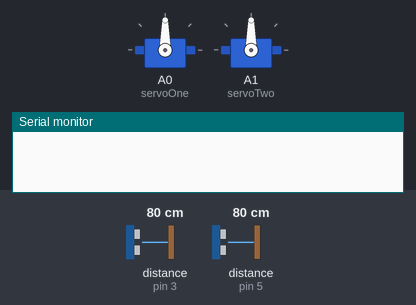
This sketch was run on a simulated Arduino Uno, built with avr-gcc and run on an emulated ATmega328P. Parts: 2 × servo, the last lines printed to the serial monitor. Wiring (inferred from the names in the program): 2 × ultrasonic range finder: trigger pin 2, echo pin 3 / trigger pin 4, echo pin 5. The inputs (shaded band) are chosen by the test bench; at power-on: distance to the obstacle (sensors on pin 3, pin 5) 80 cm. The echo pulse lasts 58.3 µs per cm.

Above: at 1.7 s.
1.8 s: distance to the obstacle (sensor on pin 3) set to 2 cm
4.7 s: distance to the obstacle (sensor on pin 5) set to 9 cm
At 7.1 s:
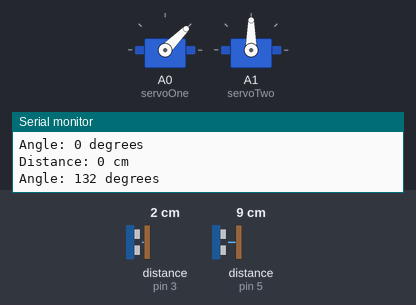
7.4 s: distance to the obstacle (sensor on pin 3) set to 9 cm
At 9.1 s:
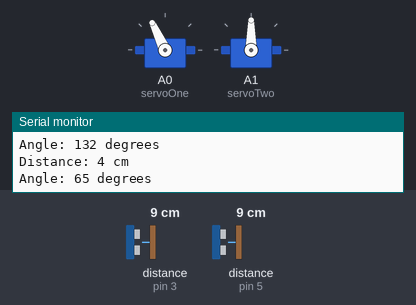
10.0 s: distance to the obstacle (sensor on pin 5) set to 4 cm
At 12.3 s:
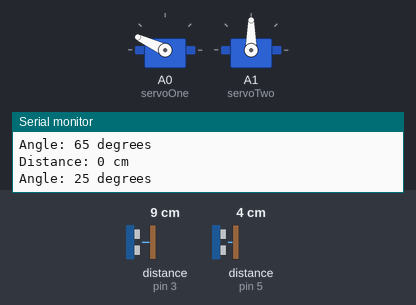
12.7 s: distance to the obstacle (sensor on pin 5) set to 13 cm
At 14.4 s:
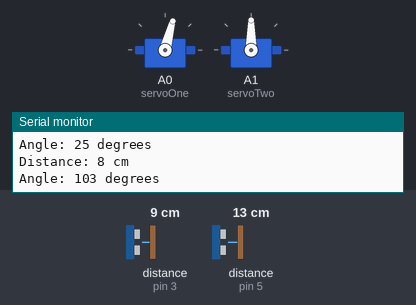
15.4 s: distance to the obstacle (sensor on pin 5) set to 2 cm
At 17.6 s:
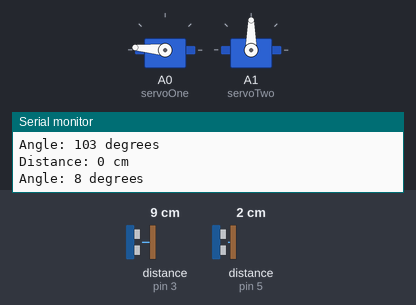
Timing chart, 0 to 19.0 s (numbered marks = the images above; inputs shaded):
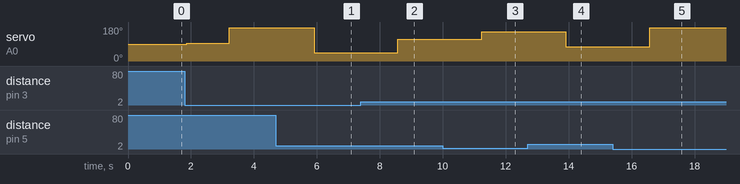

Measured:
- after the input at 4.7 s, servo on A0 (servoOne): 175° → 45° after 1.2 s
- after the input at 7.4 s, servo on A0 (servoOne): 45° → 115° after 1.2 s
- after the input at 10.0 s, servo on A0 (servoOne): 115° → 155° after 1.2 s
- after the input at 12.7 s, servo on A0 (servoOne): 155° → 75° after 1.2 s
- after the input at 15.4 s, servo on A0 (servoOne): 75° → 175° after 1.2 s

The sketch:

Environmental_Sensing_Subsystem.ino
```cpp
#define TRIG_PIN_R 2
#define ECHO_PIN_R 3    // left and right sensor I/O pins
#define TRIG_PIN_L 4
#define ECHO_PIN_L 5

#define SIDE_C 15.0 // known side of main triangle
#define side_c 7.50 // known side of smaller triangle

float side_a = 0;
float side_b = 0;
float phi = 0;    // triangle variables
float theta = 0;
float radius = 0;

int distance = 0;     // these are the rounded, final values
int angle = 0;        // that will go to other subsystems

bool good_data = false; // target is in range or not
int water_level = 90;

#include <math.h>

#include <Servo.h>
Servo servoOne;   //Create Servo object to control Servo one
Servo servoTwo;   //Create Servo object to control Servo two

void setup()
{
  Serial.begin(9600);

  pinMode(TRIG_PIN_L, OUTPUT);
  pinMode(ECHO_PIN_L, INPUT);       // set up I/O pin modes
  pinMode(TRIG_PIN_R, OUTPUT);
  pinMode(ECHO_PIN_R, INPUT);

  servoOne.attach(A0);
  servoTwo.attach(A1);

  servoOne.write(90);
  delay(500);
}

  //**************************
  //**************************
  //**************************

void loop()
{
  // first, send an initial ping from both sensors
  // to see if target is in range

  digitalWrite(TRIG_PIN_L, LOW);
  delayMicroseconds(2);
  digitalWrite(TRIG_PIN_L, HIGH);
  delayMicroseconds(10);
  digitalWrite(TRIG_PIN_L, LOW);

  side_b = pulseIn(ECHO_PIN_L, HIGH);
  side_b = (side_b / 58.00);

  delay(100);

  digitalWrite(TRIG_PIN_R, LOW);
  delayMicroseconds(2);
  digitalWrite(TRIG_PIN_R, HIGH);
  delayMicroseconds(10);
  digitalWrite(TRIG_PIN_R, LOW);

  side_a = pulseIn(ECHO_PIN_R, HIGH);
  side_a = (side_a / 58.00);

  delay(100);

  if((side_b < 400) && (side_a < 400)) // target is in range
  {
    good_data = true;
  }

  else      // target is not in range
  {
    good_data = false;
  }


  //**************************
  //**************************
  //**************************


  if((good_data == true) && (water_level > 10)) // if data is good and we have enough water, track object
  {
    side_b = 0;   // reset side distances
    side_a = 0;
    float temp_side_b = 0;
    float temp_side_a = 0;
    float temp_phi = 0;      // these are temporary values used to sample and then average the data
    float temp_radius = 0;
    float temp_theta = 0;

    for (int i = 0; i < 5; i++) // take 5 readings then average them
    {
      digitalWrite(TRIG_PIN_L, LOW);
      delayMicroseconds(2);
      digitalWrite(TRIG_PIN_L, HIGH);
      delayMicroseconds(10);
      digitalWrite(TRIG_PIN_L, LOW);

      side_b = pulseIn(ECHO_PIN_L, HIGH);
      side_b = (side_b / 58.00);

      delay(100);

      digitalWrite(TRIG_PIN_R, LOW);
      delayMicroseconds(2);
      digitalWrite(TRIG_PIN_R, HIGH);
      delayMicroseconds(10);
      digitalWrite(TRIG_PIN_R, LOW);

      side_a = pulseIn(ECHO_PIN_R, HIGH);
      side_a = (side_a / 58.00);

      delay(100);

      temp_side_b = temp_side_b + side_b;
      temp_side_a = temp_side_a + side_a;
    }

    side_b = temp_side_b / 5;
    side_a = temp_side_a / 5;

    for(int i = 0; i < 5; i++)        // perform 5 calculations then average them
    {
      phi = acos(((sq(side_b)) + (sq(SIDE_C)) - (sq(side_a))) / (2*SIDE_C*side_b));

      radius = sqrt((sq(side_b)) + (sq(side_c)) - (2.00*side_b*side_c*cos(phi)));

      theta = acos((sq(side_a) + (sq(side_c)) - (sq(side_b))) / (2*side_a*side_c));

      theta = theta * (180/M_PI);    // convert angle to degrees

      temp_phi = temp_phi + phi;
      temp_radius = temp_radius + radius;
      temp_theta = temp_theta + theta;
    }

    phi = temp_phi / 5;
    radius = temp_radius / 5;
    theta = temp_theta / 5;

    distance = round(radius);   // round final values to integers
    angle = round(theta);

    delay(100);
  }

  //**************************
  //**************************
  //**************************

  Serial.print("Distance: ");
  Serial.print(distance);
  Serial.print(" cm ");

  Serial.println("");

  Serial.print("Angle: ");
  Serial.print(angle);
  Serial.print(" degrees");

  Serial.println("");

  if(good_data == true)
    {
      if(angle >= 0 && angle < 10)
      {
        servoOne.write(175);
        delay(20);
      }
      else if(angle >= 10 && angle < 20)
      {
        servoOne.write(165);
        delay(20);
      }
      else if(angle >= 20 && angle < 30)
      {
        servoOne.write(155);
        delay(20);
      }
      else if(angle >= 30 && angle < 40)
      {
        servoOne.write(145);
        delay(20);
      }
      else if(angle >= 40 && angle < 50)
      {
        servoOne.write(135);
        delay(20);
      }
      else if(angle >= 50 && angle < 60)
      {
        servoOne.write(125);
        delay(20);
      }
      else if(angle >= 60 && angle < 70)
      {
        servoOne.write(115);
        delay(20);
      }
      else if(angle >= 70 && angle < 80)
      {
        servoOne.write(105);
        delay(20);
      }
      else if(angle >= 80 && angle < 90)
      {
        servoOne.write(95);
        delay(20);
      }
      else if(angle >= 90 && angle < 100)
      {
        servoOne.write(85);
        delay(20);
      }
      else if(angle >= 100 && angle < 110)
      {
        servoOne.write(75);
        delay(20);
      }
      else if(angle >= 110 && angle < 120)
      {
        servoOne.write(65);
        delay(20);
      }
      else if(angle >= 120 && angle < 130)
      {
        servoOne.write(55);
        delay(20);
      }
      else if(angle >= 130 && angle < 140)
      {
        servoOne.write(45);
        delay(20);
      }
      else if(angle >= 140 && angle < 150)
      {
        servoOne.write(35);
        delay(20);
      }
      else if(angle >= 150 && angle < 160)
      {
        servoOne.write(25);
        delay(20);
      }
      else if(angle >= 160 && angle < 170)
      {
        servoOne.write(15);
        delay(20);
      }
      else if(angle >= 170 && angle < 180)
      {
        servoOne.write(5);
        delay(20);
      }
    }
    else{}

  //**************************
  //**************************
  //**************************

  // Pump Dimensions
  // Base 5 x 5 cm
  // W: 5 cm
  // H: 6.5 cm
  // L: 7.8 - 8 cm


}
```
